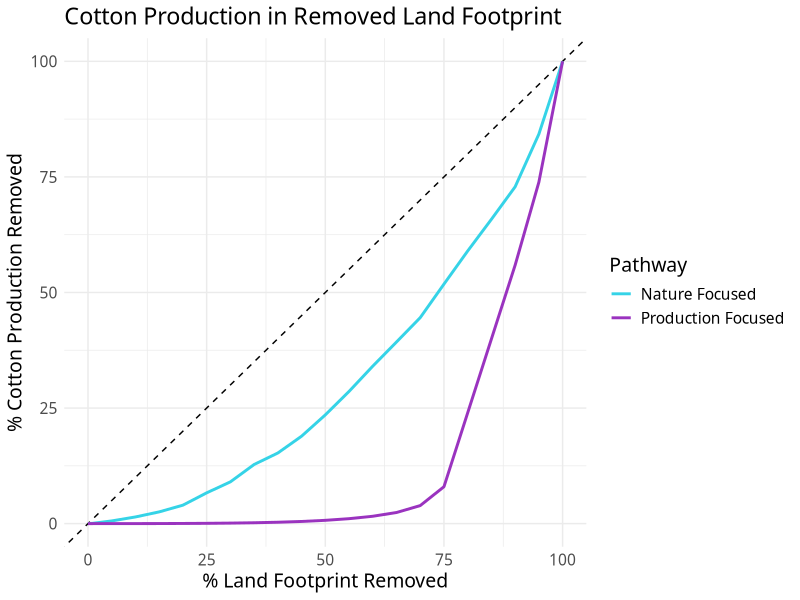
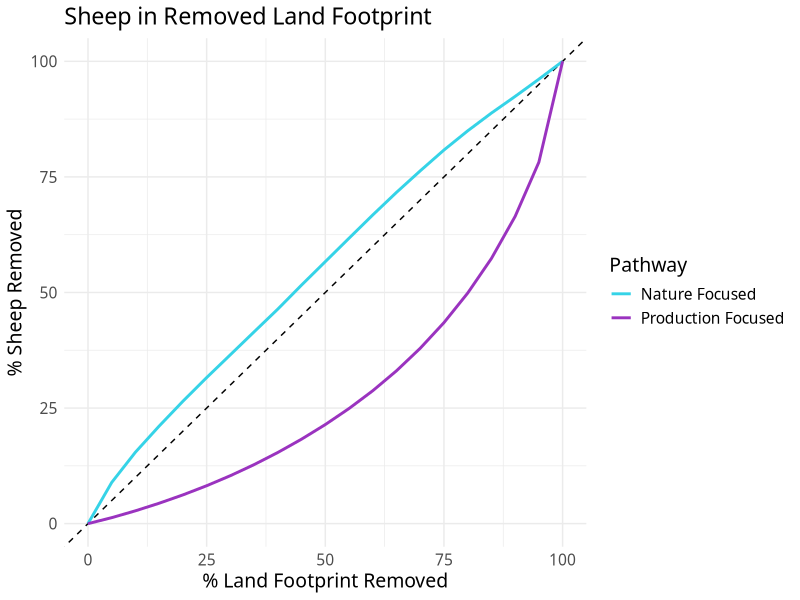
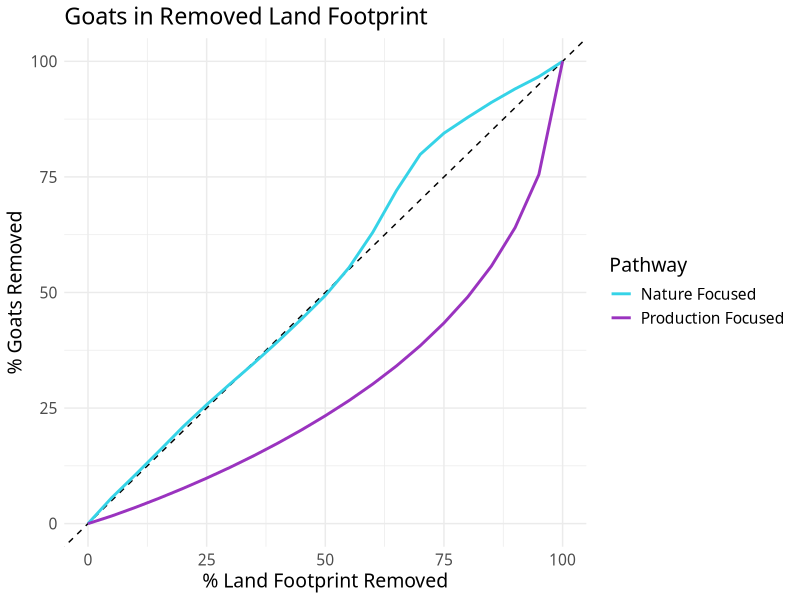

These figures' R source, in order:
## Production Overlaps
## Last updated: 12/20/2024

library(tidyverse)
library(Matrix)
library(terra)
library(sf)
library(rnaturalearth)
library(tools)
library(scales)

# Cotton

Cotton_ProductionOverlap <- read_csv("Cotton_ProductionOverlap.csv")

Cotton_ProductionOverlap$cotton_kg_pct <- 100*(Cotton_ProductionOverlap$cotton_kg / 5.148972e+07)

ggplot(Cotton_ProductionOverlap, aes(x = pct, y = cotton_kg_pct, color = nature)) +
  geom_abline(intercept = 0, slope = 1, linetype = 2) +
  scale_colour_manual(values = c("#35D3E7", "#9A33BF"), name = "Pathway",
                      labels = c("Nature Focused", "Production Focused")) +
  theme_minimal() + 
  theme(text = element_text(family = "Corbel", size = 14)) +
  labs(x = "% Land Footprint Removed", title = "Cotton Production in Removed Land Footprint", y = "% Cotton Production Removed") +
  scale_y_continuous(labels = scales::comma) +
  geom_line(size = 1)

# Wool Sheep

Wool_SheepOverlap <- read_csv("Wool_SheepOverlap.csv")
Wool_SheepOverlap$sheep_heads_pct <- 100* (Wool_SheepOverlap$sheep_hds /5044846.72)

ggplot(Wool_SheepOverlap, aes(x = pct, y = sheep_heads_pct, color = nature)) +
  geom_abline(intercept = 0, slope = 1, linetype = 2) +
  scale_colour_manual(values = c("#35D3E7", "#9A33BF"), name = "Pathway",
                      labels = c("Nature Focused", "Production Focused")) +
  theme_minimal() + 
  theme(text = element_text(family = "Corbel", size = 14)) +
  labs(x = "% Land Footprint Removed", title = "Sheep in Removed Land Footprint", y = "% Sheep Removed") +
  scale_y_continuous(labels = scales::comma) +
  geom_line(size = 1)

# Cashmere Goats

Cshmr_GoatOverlap <- read_csv("Cashmere_GoatOverlap.csv")
Cshmr_GoatOverlap$goat_hds_pct <- 100 * (Cshmr_GoatOverlap$goat_hds / 1343837.52)


ggplot(Cshmr_GoatOverlap, aes(x = pct, y = goat_hds_pct, color = nature)) +
  #geom_point() +
  geom_abline(intercept = 0, slope = 1, linetype = 2) +
  scale_colour_manual(values = c("#35D3E7", "#9A33BF"), name = "Pathway",
                      labels = c("Nature Focused", "Production Focused", "Identity")) +
  scale_linetype_manual(values = c("Identity Line" = "dotted")) + 
  labs(linetype = "Line Type") + 
  theme_minimal() + 
  theme(text = element_text(family = "Corbel", size = 14)) +
  labs(x = "% Land Footprint Removed", title = "Goats in Removed Land Footprint", y = "% Goats Removed") +
  scale_y_continuous(labels = scales::comma) +
  geom_line(size = 1)
